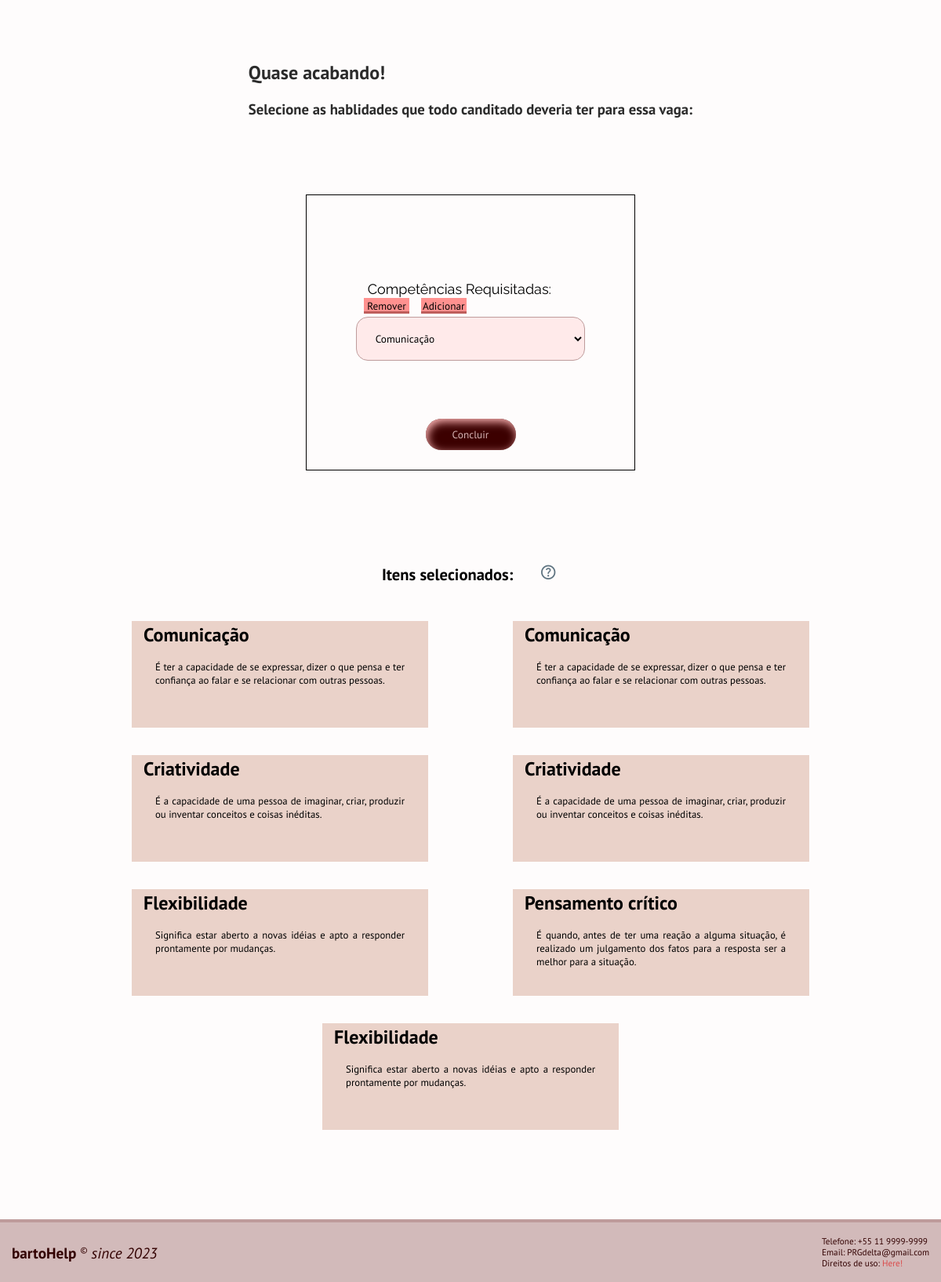
The app's page /php/empresa/editarVagas_requisitos.php?idVaga=6 (signed in) with its own data.
### tables this page shows
CREATE TABLE IF NOT EXISTS `competencia` (
  `id_competencia` int NOT NULL AUTO_INCREMENT,
  `tipo` varchar(35) DEFAULT NULL,
  `descricao` text,
  PRIMARY KEY (`id_competencia`)
);

### php/empresa/editarVagas_requisitos.php (the view, shortened to what this page needs)
<?php
    include("../conexao.php");
    $id_vaga = $_GET['idVaga'];
    $res2 = "";
    $busca = mysqli_query($con, "select * from competencia_vaga where id_vaga = $id_vaga");
    if (empty($busca) || !$busca || $busca == "" || $busca == null) {
        $num = mysqli_num_rows($busca);
        $res2="nenhum resultado";
    }
    else{
        while($b = mysqli_fetch_row($busca)){
            $id_competencia = $b[2];
            $busca2 = mysqli_query($con,"SELECT * from competencia where id_competencia = '$id_competencia'");
            while($resultado = mysqli_fetch_row($busca2)){
                $res2 = $res2."
                <div class=\"selecionados flexC\">
                    <div id=\"containerRequisitos\">
                        <h2>".$resultado[1]."</h2>
                        <div class=\"explain\">
                            <p>".$resultado[2]."</p>
                        </div>
                    </div>
                </div>";
            }
        }
    }
?>
<!DOCTYPE html>
<html lang="pt-br">
<head>
            <link rel="stylesheet" href="../../style/style.css">
            <link rel="stylesheet" href="../../style/header.css">
            <link rel="stylesheet" href="../../style/criarVagas.css">
            <link rel="stylesheet" href="../../style/requisitos.css">
</head>
<body>
    <section class="bigMarginBotom flexC spaceAround alingCenter">
        <div class="conteiner flexC spaceEvenly alingCenter">
            <div class="marginBtm23px fontRaleway almost" style="color: rgb(43, 43, 43);">
                <h1> Quase acabando! </h1>
                    <br>
                <h3> Selecione as hablidades que todo canditado deveria ter para essa vaga: </h3>
            </div>
        </div>
    <form action="#" class="flexC spaceAround">
            <div class="conteiner_form flexR centralize">
                <div class="conteiner">
                    <label for="habilidades" class="lable Habili_fontLow">Competências Requisitadas:</label>
                    <input type="button" value="Remover" id="habilidadesBtnRmv" class="btnRemover">
                    <input type="button" value="Adicionar" id="habilidadesBtn" class="btnAdicionar">
                    <select name="habilidades" id="habilidades" class="inputPattern">
                        <option value="1">Comunicação</option>
                    </select>
                </div>
            </div>
            <div class="spaceEvenly">
                <div id="btnSbmtCntnr">
                    <a id="enviarA" href="./vagas.php"><input type="button" id="enviar" value="Concluir" class="buttonPattern"></a>
                </div>
            </div>
        </form>
    </section>
<div class="w100prc flexC alingCenter">
    <div class="h3Div h3 flexR marginBtm23px">
        <h3>Itens selecionados:</h3>
        <a href="../HTML/competencias.html" target="_blank"><span class="material-symbols-outlined helpIcon" id="helpIcon">help</span></a>
    </div>
<div class="selecionados_Conteiner flexR marginTop23px bigMarginBotom" id="selecionados" >
    <?php echo $res2;?>
</div>
    <footer></footer>
</body>
</html>

### style/style.css (style rules this page uses)
:root { --marginLineHeader: calc(13vh + 15px); --bkg: rgba(253, 247, 247, 0.349); --grayCard: rgb(236, 202, 202); --grayCardHvr: rgba(255, 207, 207, 0.938); --darkGray: rgb(39, 39, 39); --gray: rgb(113, 138, 153); --gray2: rgb(194, 214, 228); --gray3: rgb(119, 174, 181); --red: rgb(255, 0, 0); --redPointHvr: rgb(26, 107, 178); --Lato: 'Lato', sans-serif; --PtSans: 'PT Sans', sans-serif; --raleway: 'Raleway', sans-serif; --Mukta: 'Mukta Malar', sans-serif; --Input: rgb(255, 234, 234); --linkClr: rgb(219, 72, 72); --helpClr: rgb(254, 254, 252); --helpBkgClr: rgba(33, 116, 168, 0.87); --borderInput: rgb(190, 155, 155); --borderInputDenai: rgb(230, 81, 81); --borderInputAcept: rgba(20, 187, 225, 0.898); --buttonBkgClr: rgb(60, 0, 0); --buttonClr: rgb(212, 179, 179); --buttonSdw: 2px 4px 12px rgb(255, 183, 183) inset; --buttonSdwHvr: 1px 2px 15px rgb(207, 120, 120) inset; --buttonBkgClrBlkd: rgb(74, 74, 74); --buttonClrBlkd: rgb(209, 209, 209); --buttonSdwBlkd: -2px -4px 12px rgba(62, 3, 3, 0.826) inset; --lableFile: rgb(199, 102, 152); --lableFileHvr: rgb(174, 42, 110); --footerClr: rgb(50, 0, 0); --footerBkgClr: rgba(86, 0, 0, 0.264); --moreBrd: 1px solid rgb(143, 143, 143); --moreBrdClr: rgb(143, 143, 143); --moreBrdClrHvr: rgb(175, 175, 175); --buttonLocate: rgb(126, 161, 196); --buttonLocateClr: rgb(27, 54, 92); --buttonLocateClrHvr: rgb(118, 163, 209); --buttonLocateHvr: rgb(13, 44, 87); }
* { margin: 0; padding: 0; box-sizing: border-box; scroll-behavior: smooth; font-family: var(--PtSans); scroll-padding-top: 80px; }
body { background-color: var(--bkg); }
a { color: var(--linkClr); text-decoration: none; }
section { width: 100%; height: 98vh; }
.centralize { display: flex; justify-content: center; align-items: center; }
.flexR { display: flex; flex-direction: row; }
.flexC { display: flex; flex-direction: column; }
.alingCenter { display: flex; align-items: center; }
.spaceAround { display: flex; justify-content: space-around; }
.spaceEvenly { display: flex; justify-content: space-evenly; }
.marginTop23px { margin-top: 23px; }
.marginBtm23px { margin-bottom: 23px; }
.helpIcon { width: 25px; height: 25px; cursor: pointer; font-size: 1.4rem; color: rgb(94, 115, 128); }
.w100prc { width: 100%; }
.bigMarginBotom { margin-bottom: calc(var(--marginLineHeader) - 5vh); }
.inputPattern { width: 100%; height: 3.5rem; padding-left: 20px; border-radius: 15px; margin-bottom: 3rem; background-color: var(--Input); border: 1px solid var(--borderInput); }

### style/header.css (style rules this page uses)
:root { --zero: 0; --userClr: rgb(29, 143, 209); --searchBrd: 1px solid rgba(0, 112, 132, 0.763); --searchBrdClr: rgb(0, 112, 132); --searchBrdClrHvr: rgba(0, 112, 132, 0.514); }

### style/criarVagas.css (style rules this page uses)
section { height: 100vh; }
form { width: 85%; height: 100%; border: 1px solid black; }
.conteiner_form { height: 70%; }
.lable { font-weight: 400; font-size: 1.2rem; margin-left: 15px; margin-bottom: 3px; font-family: var(--raleway); }
.w100prc { width: 100%; }
@media (max-width: 1280px) { .lable { font-size: calc(1rem + 2px); } }

### style/requisitos.css (style rules this page uses)
:root { --DivBkgClr: rgba(180, 100, 68, 0.274); }
section { height: 80vh; }
.almost { font-family: var(--raleway); }
form { width: 30%; height: 55%; }
.conteiner_form { height: 60%; }
.conteiner { width: 70%; height: 20%; margin: 0; }
.selecionados_Conteiner { width: 90%; min-height: 20vh; max-height: 155vh; display: flex; justify-content: space-evenly; flex-flow: wrap; }
@media (max-width: 1280px) { form { width: 35%; } }

### records on screen
competencia: tipo "Comunicação Comunicação", descricao "É ter a capacidade de se expressar, dizer o que pensa e ter confiança ao falar e se relacionar com outras pessoas. É ter a capacidade de se expressar, dizer o que pensa e ter confiança ao falar e se relacionar com outras pessoas."
competencia: tipo "Criatividade Criatividade", descricao "É a capacidade de uma pessoa de imaginar, criar, produzir ou inventar conceitos e coisas inéditas. É a capacidade de uma pessoa de imaginar, criar, produzir ou inventar conceitos e coisas inéditas."
competencia: tipo "Flexibilidade Flexibilidade", descricao "Significa estar aberto a novas idéias e apto a responder prontamente por mudanças. Significa estar aberto a novas idéias e apto a responder prontamente por mudanças."
competencia: tipo "Pensamento crítico", descricao "É quando, antes de ter uma reação a alguma situação, é realizado um julgamento dos fatos para a resposta ser a melhor para a situação."
